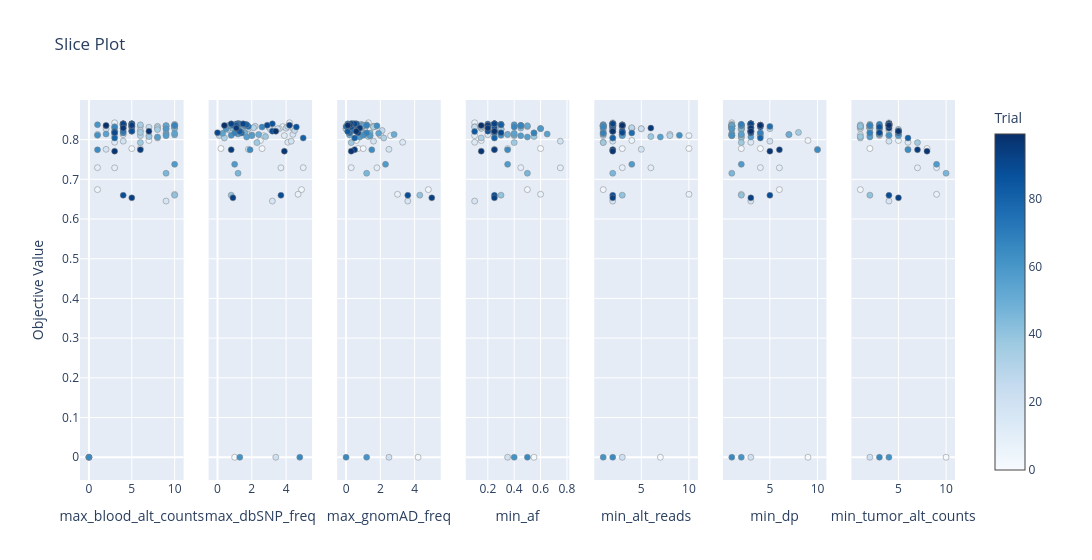

Notebook source saved alongside this figure:
### Code cell
# Plot slice
fig = optuna.visualization.plot_slice(study)
fig.show()
